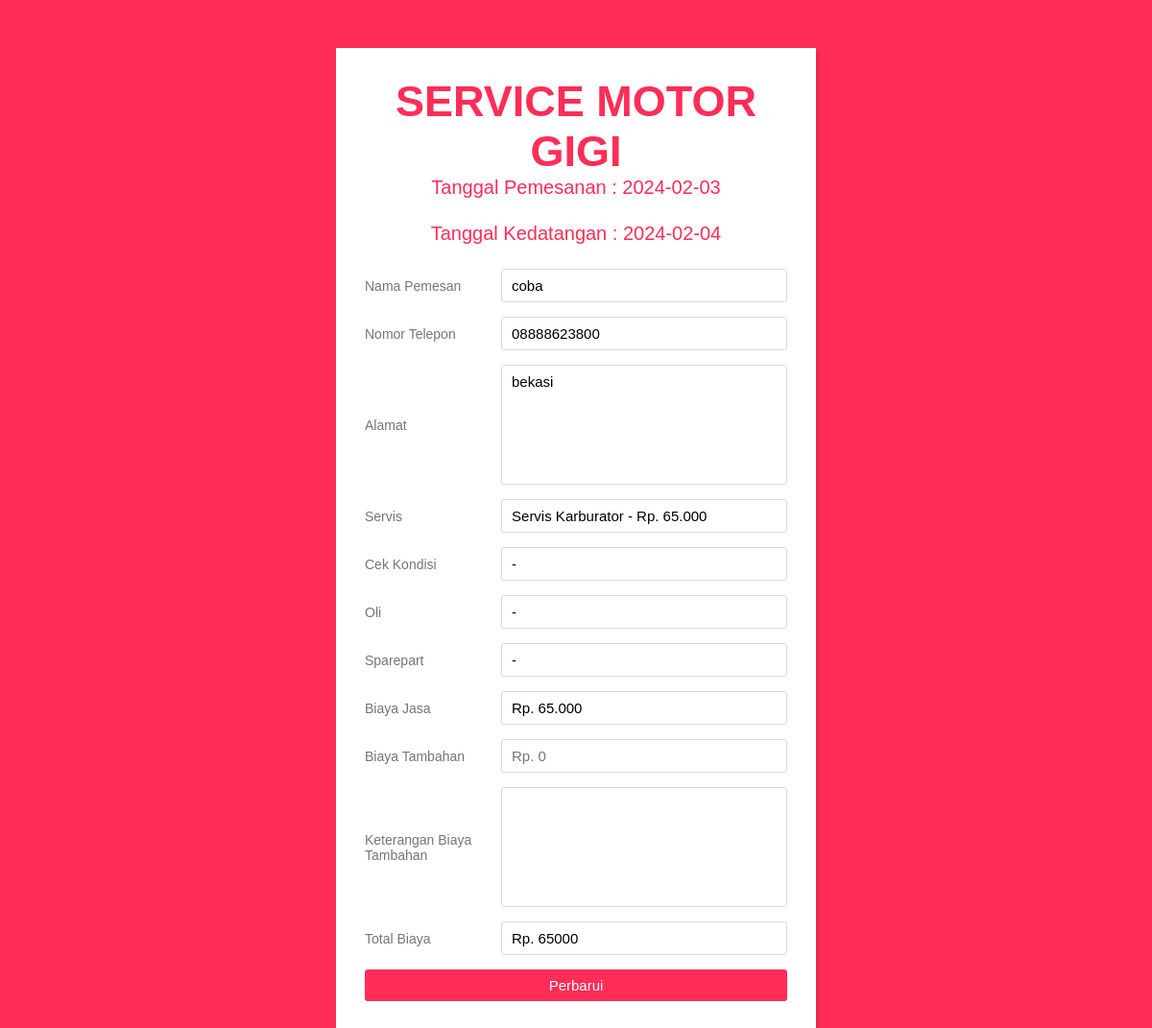
Page /admin/totalbiaya.php?id=73 on the committed database.
### tables this page shows
CREATE TABLE `pemesanan` (
  `id_pemesanan` int(11) NOT NULL,
  `jenis_jasa` varchar(50) NOT NULL,
  `id_user` int(11) NOT NULL,
  `tanggal_pemesanan` date NOT NULL,
  `nama_pemesan` varchar(50) NOT NULL,
  `telepon_pemesan` varchar(15) NOT NULL,
  `alamat_pemesan` varchar(100) NOT NULL,
  `biaya_jasa` int(10) DEFAULT NULL,
  `biaya_tambahan` int(10) DEFAULT NULL,
  `total_biaya` int(10) DEFAULT NULL,
  `keterangan` varchar(100) DEFAULT NULL,
  `tanggal_datang` date NOT NULL,
  `status_pemesanan` varchar(25) NOT NULL DEFAULT 'Pesanan Diterima',
  `id_oli` int(3) DEFAULT NULL,
  `id_servis` int(3) DEFAULT NULL,
  `id_cek` int(3) DEFAULT NULL,
  `id_sparepart` int(3) DEFAULT NULL
);

CREATE TABLE `servis` (
  `id_servis` int(3) NOT NULL,
  `nama_servis` varchar(50) DEFAULT NULL,
  `harga_servis` int(6) DEFAULT NULL
);

CREATE TABLE `cek` (
  `id_cek` int(3) NOT NULL,
  `nama_cek` varchar(50) DEFAULT NULL,
  `harga_cek` int(6) DEFAULT NULL
);

CREATE TABLE `oli` (
  `id_oli` int(3) NOT NULL,
  `nama_oli` varchar(50) DEFAULT NULL,
  `harga_oli` int(6) DEFAULT NULL
);

CREATE TABLE `sparepart` (
  `id_sparepart` int(3) NOT NULL,
  `nama_sparepart` varchar(50) DEFAULT NULL,
  `harga_sparepart` int(6) DEFAULT NULL
);

### admin/totalbiaya.php (the view, shortened to what this page needs)
<?php
$id_pemesanan = $_GET['id'];
$koneksi = new mysqli("localhost","root","","mservis");
$ambil_pemesanan = $koneksi->query("SELECT * FROM pemesanan WHERE id_pemesanan='$id_pemesanan'");
$pecah_pemesanan = $ambil_pemesanan->fetch_assoc();
$id_servis_pemesanan = $pecah_pemesanan['id_servis'];
$id_cek_pemesanan = $pecah_pemesanan['id_cek'];
$id_oli_pemesanan = $pecah_pemesanan['id_oli'];
$id_spare_pemesanan = $pecah_pemesanan['id_sparepart'];
$ambil_servis = $koneksi->query("SELECT * FROM servis WHERE id_servis='$id_servis_pemesanan'");
$pecah_servis = $ambil_servis->fetch_assoc();
$ambil_cek = $koneksi->query("SELECT * FROM cek WHERE id_cek='$id_cek_pemesanan'");
$pecah_cek = $ambil_cek->fetch_assoc();
$ambil_oli = $koneksi->query("SELECT * FROM oli WHERE id_oli='$id_oli_pemesanan'");
$pecah_oli = $ambil_oli->fetch_assoc();
$ambil_spare = $koneksi->query("SELECT * FROM sparepart WHERE id_sparepart='$id_spare_pemesanan'");
$pecah_spare = $ambil_spare->fetch_assoc();
?>
<!DOCTYPE html>
<html>
<head>
   <link rel="stylesheet" type="text/css" href="css/totalbiaya.css">
</head>
<body>
   <div class="wrapper-detail">
      <form method="post">
         <div class="title">
            <h2>
               <?php echo $pecah_pemesanan['jenis_jasa']; ?>
            </h2>
            <p>Tanggal Pemesanan :
               <?php echo $pecah_pemesanan['tanggal_pemesanan']; ?>
            </p>
            <p>Tanggal Kedatangan :
               <?php echo $pecah_pemesanan['tanggal_datang']; ?>
            </p>
         </div>
         <div class="form">
            <div class="inputfield">
               <label>Nama Pemesan</label>
               <input type="text" class="input" readonly value="<?php echo $pecah_pemesanan['nama_pemesan']; ?>">
            </div>
            <div class="inputfield">
               <label>Nomor Telepon</label>
               <input type="number" class="input" readonly value="<?php echo $pecah_pemesanan['telepon_pemesan']; ?>">
            </div>
            <div class="inputfield">
               <label>Alamat</label>
               <textarea class="textarea" readonly><?php echo $pecah_pemesanan['alamat_pemesan']; ?></textarea>
            </div>
            <div class="inputfield">
               <label>Servis</label>
               <input type="text" class="input" readonly
                  value="<?php echo $pecah_servis['nama_servis'] == NULL ? '-' : $pecah_servis['nama_servis'] . ' - Rp. ' . number_format($pecah_servis['harga_servis'], 0, ',', '.'); ?>">
            </div>
            <div class="inputfield">
               <label>Cek Kondisi</label>
               <input type="text" class="input" readonly
                  value="<?php echo $pecah_cek['nama_cek'] == NULL ? '-' : $pecah_cek['nama_cek'] . ' - Rp. ' . number_format($pecah_cek['harga_cek'], 0, ',', '.'); ?>">
            </div>
            <div class="inputfield">
               <label>Oli</label>
               <input type="text" class="input" readonly
                  value="<?php echo $pecah_oli['nama_oli'] == NULL ? '-' : $pecah_oli['nama_oli'] . ' - Rp. ' . number_format($pecah_oli['harga_oli'], 0, ',', '.'); ?>">
            </div>
            <div class="inputfield">
               <label>Sparepart</label>
               <input type="text" class="input" readonly
                  value="<?php echo $pecah_spare['nama_sparepart'] == NULL ? '-' : $pecah_spare['nama_sparepart'] . ' - Rp. ' . number_format($pecah_spare['harga_sparepart'], 0, ',', '.'); ?>">
            </div>
            <div class="inputfield">
               <label>Biaya Jasa</label>
               <?php
               $total_biaya_jasa = $pecah_servis['harga_servis'] + $pecah_cek['harga_cek'] + $pecah_oli['harga_oli'] + $pecah_spare['harga_sparepart'];
               ?>
               <input type="text" class="input" name="biayajasa" readonly
                  value="Rp. <?php echo number_format($total_biaya_jasa, 0, ',', '.'); ?>">
            </div>
            <div class="inputfield">
               <label>Biaya Tambahan</label>
               <input type="number" class="input" name="biayatambahan"
                  placeholder="Rp. <?php echo $pecah_pemesanan['biaya_tambahan']; ?>">
            </div>
            <div class="inputfield">
               <label>Keterangan Biaya Tambahan</label>
               <textarea type="text" class="textarea" name="keterangan"
                  placeholder="<?php echo $pecah_pemesanan['keterangan']; ?>"> </textarea>
            </div>
            <div class="inputfield">
               <label>Total Biaya</label>
               <input type="text" readonly value="Rp. <?php echo $pecah_pemesanan['total_biaya']; ?>" class="input">
            </div>
            <div class="inputfield">
               <button type="submit" name="tambah" class="btn">Perbarui</button>
            </div>
         </div>
      </form>
   </div>
</body>
</html>

### admin/css/totalbiaya.css (style rules this page uses)
* { margin: 0; padding: 0; box-sizing: border-box; font-family: 'Montserrat', sans-serif; }
body { background: rgb(255, 45, 87); padding: 0 10px; }
.wrapper-detail { max-width: 500px; width: 100%; background: #fff; margin: 50px auto; box-shadow: 2px 2px 4px rgba(0,0,0,0.125); padding: 30px; }
.wrapper-detail .title { font-size: 30px; font-weight: 700; margin-bottom: 25px; color: rgb(255, 45, 87); text-transform: uppercase; text-align: center; }
.wrapper-detail .title p { font-size: 20px; font-weight: 400; margin-bottom: 25px; color: rgb(255, 45, 87); text-transform: capitalize; text-align: center; }
.wrapper-detail .form { width: 100%; }
.wrapper-detail .form .inputfield { margin-bottom: 15px; display: flex; align-items: center; }
.wrapper-detail .form .inputfield label { width: 200px; color: #757575; margin-right: 10px; font-size: 14px; }
.wrapper-detail .form .inputfield .input, .wrapper-detail .form .inputfield .textarea { width: 100%; outline: none; border: 1px solid #d5dbd9; font-size: 15px; padding: 8px 10px; border-radius: 3px; transition: all 0.3s ease; }
.wrapper-detail .form .inputfield .textarea { width: 100%; height: 125px; resize: none; }
.wrapper-detail .form .inputfield .btn { width: 100%; padding: 8px 10px; font-size: 15px; border: 0px; background: rgb(255, 45, 87); color: #fff; cursor: pointer; border-radius: 3px; outline: none; }
.wrapper-detail .form .inputfield:last-child { margin-bottom: 0; }

### rows in the picture
pemesanan: jenis_jasa "SERVICE MOTOR GIGI", tanggal_pemesanan "2024-02-03", tanggal_datang "2024-02-04", nama_pemesan "coba", telepon_pemesan "08888623800", alamat_pemesan "bekasi", biayatambahan "Rp. 0", total_biaya "Rp. 65000"
servis: nama_servis+harga_servis "Servis Karburator - Rp. 65.000", biayajasa "Rp. 65.000"
cek: nama_cek "-"
oli: nama_oli "-"
sparepart: nama_sparepart "-"
